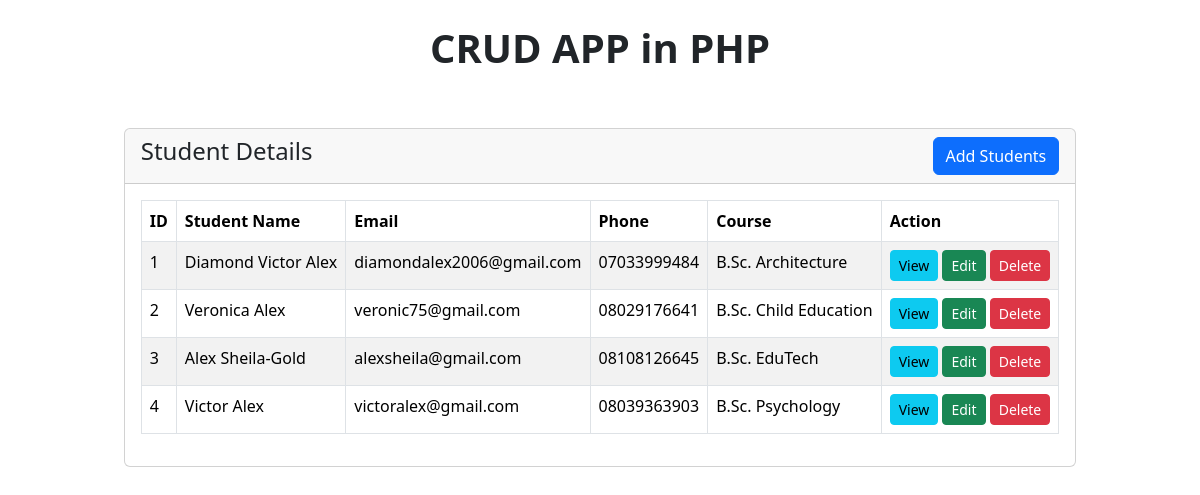
The page / on the database its author committed.
### tables this page shows
CREATE TABLE `students` (
  `id` int(11) NOT NULL,
  `name` varchar(225) NOT NULL,
  `email` varchar(225) NOT NULL,
  `phone` varchar(225) NOT NULL,
  `course` varchar(225) NOT NULL
);

### index.php (the view, shortened to what this page needs)
<?php
require "dbcon.php";
?>
<!doctype html>
<html lang="en">
<head>
    <link href="https://cdn.jsdelivr.net/npm/bootstrap@5.3.3/dist/css/bootstrap.min.css" rel="stylesheet">
</head>
<body>
    <div class="container mt-4">
    <h1 class="text-center fw-bold">CRUD APP in PHP</h1>
        <div class="row">
            <div class="col-md-12 d-flex justify-content-center">
                <div class="card mt-5">
                    <div class="card-header">
                        <h4>Student Details <a href="student-create.php" class="btn btn-primary float-end">Add Students</a></h4>
                    </div>
                    <div class="card-body">
                        <table class="table table-bordered table-striped">
                            <thead>
                                <tr>
                                    <th>ID</th>
                                    <th>Student Name</th>
                                    <th>Email</th>
                                    <th>Phone</th>
                                    <th>Course</th>
                                    <th>Action</th>
                                </tr>
                            </thead>
                            <tbody>
                                <?php
                                $query  = "SELECT * FROM students";
                                $query_run = mysqli_query($con, $query);
                                if (mysqli_num_rows($query_run)) {
                                    foreach($query_run as $student){
                                ?>
                                        <tr>
                                            <td><?php echo $student['id'] ?></td>
                                            <td><?php echo $student['name'] ?></td>
                                            <td><?php echo $student['email'] ?></td>
                                            <td><?php echo $student['phone'] ?></td>
                                            <td><?php echo $student['course'] ?></td>
                                            <td>
                                                <a href="student-view.php?id=<?= $student['id']?>"class="btn btn-info btn-sm">View</a>
                                                <a href="student-edit.php?id=<?= $student['id']?>"class="btn btn-success btn-sm">Edit</a>
                                                <form action="code.php" method="POST" class="d-inline">
                                                    <button type="submit" name="delete_student" value="<?= $student['id']?>" class="btn btn-danger btn-sm">Delete</button>
                                                </form>
                                            </td>
                                        </tr>
                                <?php
                                }
                                }
                                else {
                                    echo "<h4>No Record Found</h4>";
                                }
                                ?>
                            </tbody>
                        </table>
                    </div>
                </div>
            </div>
        </div>
    </div>
</body>
</html>

### rows shown on the page
students: id "1", name "Diamond Victor Alex", email "diamondalex2006@gmail.com", phone "07033999484", course "B.Sc. Architecture"
students: id "2", name "Veronica Alex", email "veronic75@gmail.com", phone "08029176641", course "B.Sc. Child Education"
students: id "3", name "Alex Sheila-Gold", email "alexsheila@gmail.com", phone "08108126645", course "B.Sc. EduTech"
students: id "4", name "Victor Alex", email "victoralex@gmail.com", phone "08039363903", course "B.Sc. Psychology"
